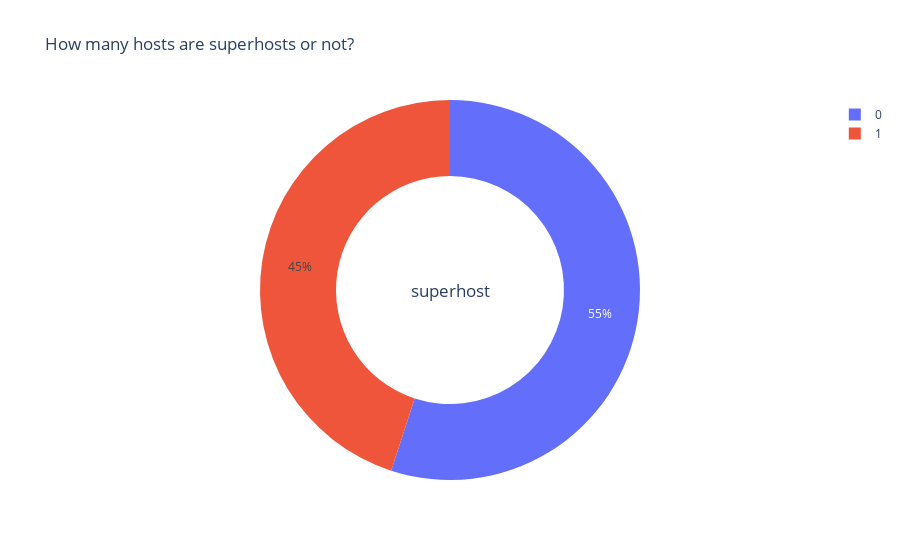

The code cell stored with this chart in its notebook:
### Code cell
#Analyzing Categorical Variables
from plotly.offline  import download_plotlyjs,init_notebook_mode,plot, iplot
from plotly.offline import init_notebook_mode, iplot
init_notebook_mode(connected=True)
temp = listings.host_is_superhost.value_counts()
fig = {
  "data": [
    {
      "values": temp.values,
      "labels": temp.index,
      "domain": {"x": [0, 1]},
      "hole": .6,
      "type": "pie"
    },
    
    ],
  "layout": {
        "title":"How many hosts are superhosts or not?",
        "annotations": [
            {
                "font": {
                    "size": 17
                },
                "showarrow": False,
                "text": "superhost",
                "x": 0.5,
                "y": 0.5
            }
            
        ]
    }
}
iplot(fig, filename='donut')

### Figure 1 — Plotly figure (JSON) as saved in the notebook; plotly's stock layout.template omitted (floating-point values rounded to 4 significant figures)
{"data": [{"domain": {"x": [0, 1]}, "hole": 0.6, "labels": [0, 1], "type": "pie", "values": [1169, 956]}], "layout": {"annotations": [{"font": {"size": 17}, "showarrow": false, "text": "superhost", "x": 0.5, "y": 0.5}], "title": {"text": "How many hosts are superhosts or not?"}}}
